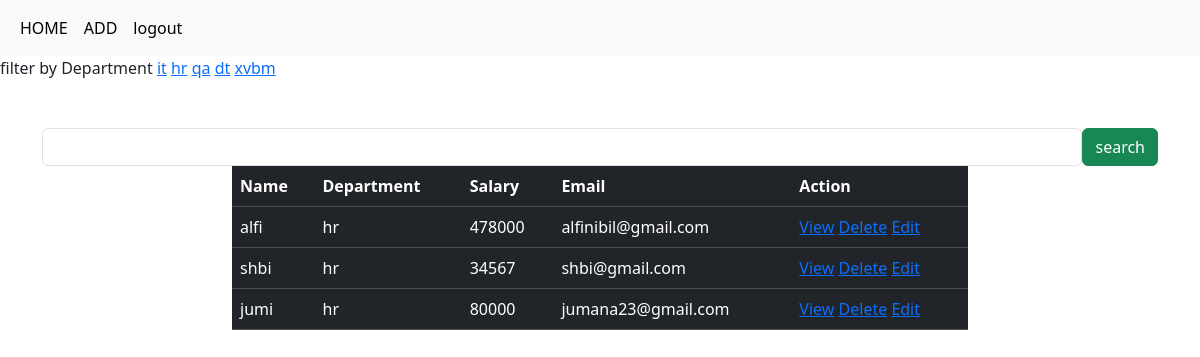
Page /emp/all/?department=hr (signed in) on the committed database.
### crm/models.py (models this page shows, shortened)
class Employees(models.Model):
    name=models.CharField(max_length=200)
    department=models.CharField(max_length=200)
    salary=models.PositiveIntegerField()
    email=models.EmailField(unique=True  )
    age=models.PositiveIntegerField()
    contact=models.CharField(null=True, max_length=200)
    profile_pic=models.ImageField(upload_to="images",null=True,blank=True)
    dob=models.DateField(null=True,blank=True)

### crm/views.py (the view, shortened to what this page needs)
# urls.py: path('emp/all/',views.EmployeeListView.as_view(),name="emp-all"),
@method_decorator(signin_required,name="dispatch")
class EmployeeListView(View):
    def get(self,request,*args,**kwargs):
        qs=Employees.objects.all()
        departments=Employees.objects.all().values_list("department",flat=True).distinct()
        print(departments)
        if "department" in request.GET:
            dept=request.GET.get("department")
            qs=qs.filter(department__iexact=dept)
        return render(request,"emp_list.html",{"data":qs,"departments":departments})

### crm/views.py (called while the page is built)
def signin_required(fn):
    def wrapper(request,*args,**kwargs):
        if not request.user.is_authenticated:
            messages.error(request,"invalid session")
            return redirect("signin")
        else:
            return fn(request,*args,**kwargs)
    return wrapper

### crm/templates/emp_list.html (shortened to what this page needs)
{%extends 'base.html'%}
{%block body_block%}
<div>
    filter by Department
    {%for dep in departments%}
        <a href="{%url 'emp-all'%}?department={{dep}}">{{dep}}</a>
    {%endfor%}
</div>
<div class="container mt-5" >
    <div class="row">
       <form action="" method="post">
        <div class="d-flex">
          <input type="text" name="box" class="form-control">
          <button type="submit" class="btn btn-success">search</button>
         </div>
       </form>
    </div>
  </div>
    <div class="container">
        <div class="row">
            <div class="col-2"></div>
            <div class="col-8">
                <table class="table table-dark table-stripped caption-top">
                    <tr>
                        <td><b>Name</b></td>
                        <td><b>Department</b></td>
                        <td><b>Salary</b></td>
                        <td><b>Email</b></td>
                        <td><b>Action</b></td>
                    </tr>
                       {%for emp in data%}
                       <tr>
                        <td>{{emp.name}}</td>
                        <td>{{emp.department}}</td>
                        <td>{{emp.salary}}</td>
                        <td>{{emp.email}}</td>
                        <td>
                            <a href="{%url 'emp-detail' emp.id%}">View</a>
                            <a href="{%url 'emp-delete' emp.id%}">Delete</a>
                            <a href="{%url 'emp-edit' emp.id%}">Edit</a>
                        </td>
                       </tr>
                       {%endfor%}
                </table>
            </div>
            <div class="col-2"></div>
        </div>
    </div>
{%endblock%}

### rows in the picture
Employees: name "alfi", department "hr", salary "478000", email "alfinibil@gmail.com"
Employees: name "shbi", department "hr", salary "34567", email "shbi@gmail.com"
Employees: name "jumi", department "hr", salary "80000", email "jumana23@gmail.com"

### other values in the picture
{{ dep }} "it" "hr" "qa" "dt" "xvbm"
